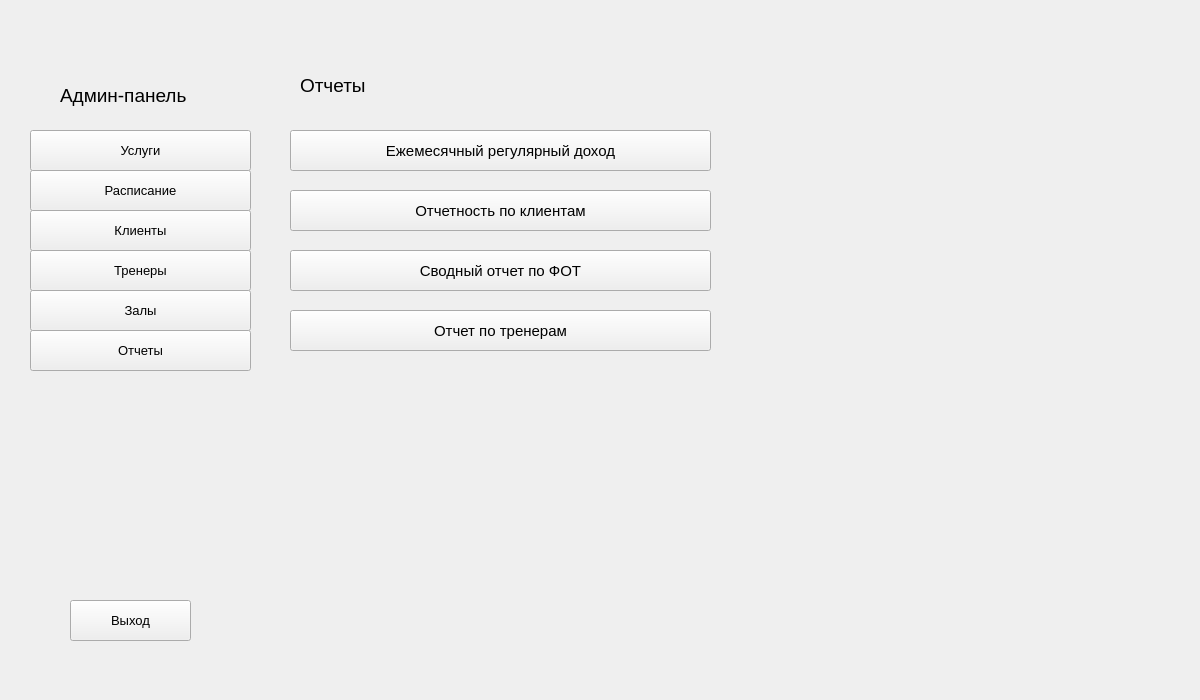
<?xml version="1.0" encoding="UTF-8"?>
<ui version="4.0">
 <class>ReportForm</class>
 <widget class="QWidget" name="ReportForm">
  <property name="geometry">
   <rect>
    <x>0</x>
    <y>0</y>
    <width>1200</width>
    <height>700</height>
   </rect>
  </property>
  <property name="windowTitle">
   <string>Form</string>
  </property>
  <widget class="QWidget" name="widget" native="true">
   <property name="geometry">
    <rect>
     <x>30</x>
     <y>50</y>
     <width>221</width>
     <height>611</height>
    </rect>
   </property>
   <widget class="QLabel" name="Adminlabel">
    <property name="geometry">
     <rect>
      <x>30</x>
      <y>20</y>
      <width>151</width>
      <height>51</height>
     </rect>
    </property>
    <property name="font">
     <font>
      <pointsize>14</pointsize>
     </font>
    </property>
    <property name="text">
     <string>Админ-панель</string>
    </property>
   </widget>
   <widget class="QPushButton" name="ServiceButton">
    <property name="geometry">
     <rect>
      <x>0</x>
      <y>80</y>
      <width>221</width>
      <height>41</height>
     </rect>
    </property>
    <property name="font">
     <font>
      <pointsize>10</pointsize>
     </font>
    </property>
    <property name="text">
     <string>Услуги</string>
    </property>
   </widget>
   <widget class="QPushButton" name="ScheduleButton">
    <property name="geometry">
     <rect>
      <x>0</x>
      <y>120</y>
      <width>221</width>
      <height>41</height>
     </rect>
    </property>
    <property name="font">
     <font>
      <pointsize>10</pointsize>
     </font>
    </property>
    <property name="text">
     <string>Расписание</string>
    </property>
   </widget>
   <widget class="QPushButton" name="ClientsButton">
    <property name="geometry">
     <rect>
      <x>0</x>
      <y>160</y>
      <width>221</width>
      <height>41</height>
     </rect>
    </property>
    <property name="font">
     <font>
      <pointsize>10</pointsize>
     </font>
    </property>
    <property name="text">
     <string>Клиенты</string>
    </property>
   </widget>
   <widget class="QPushButton" name="TrainerButton">
    <property name="geometry">
     <rect>
      <x>0</x>
      <y>200</y>
      <width>221</width>
      <height>41</height>
     </rect>
    </property>
    <property name="font">
     <font>
      <pointsize>10</pointsize>
     </font>
    </property>
    <property name="text">
     <string>Тренеры</string>
    </property>
   </widget>
   <widget class="QPushButton" name="HallButton">
    <property name="geometry">
     <rect>
      <x>0</x>
      <y>240</y>
      <width>221</width>
      <height>41</height>
     </rect>
    </property>
    <property name="font">
     <font>
      <pointsize>10</pointsize>
     </font>
    </property>
    <property name="text">
     <string>Залы</string>
    </property>
   </widget>
   <widget class="QPushButton" name="ReportButton">
    <property name="geometry">
     <rect>
      <x>0</x>
      <y>280</y>
      <width>221</width>
      <height>41</height>
     </rect>
    </property>
    <property name="font">
     <font>
      <pointsize>10</pointsize>
     </font>
    </property>
    <property name="text">
     <string>Отчеты</string>
    </property>
   </widget>
   <widget class="QPushButton" name="ExitButton">
    <property name="geometry">
     <rect>
      <x>40</x>
      <y>550</y>
      <width>121</width>
      <height>41</height>
     </rect>
    </property>
    <property name="font">
     <font>
      <pointsize>10</pointsize>
     </font>
    </property>
    <property name="text">
     <string>Выход</string>
    </property>
   </widget>
  </widget>
  <widget class="QLabel" name="label">
   <property name="geometry">
    <rect>
     <x>300</x>
     <y>60</y>
     <width>131</width>
     <height>51</height>
    </rect>
   </property>
   <property name="font">
    <font>
     <pointsize>14</pointsize>
    </font>
   </property>
   <property name="text">
    <string>Отчеты</string>
   </property>
  </widget>
  <widget class="QPushButton" name="ReportMMRbtn">
   <property name="geometry">
    <rect>
     <x>290</x>
     <y>130</y>
     <width>421</width>
     <height>41</height>
    </rect>
   </property>
   <property name="font">
    <font>
     <pointsize>11</pointsize>
    </font>
   </property>
   <property name="text">
    <string>Ежемесячный регулярный доход</string>
   </property>
  </widget>
  <widget class="QPushButton" name="ReportClientBtn">
   <property name="geometry">
    <rect>
     <x>290</x>
     <y>190</y>
     <width>421</width>
     <height>41</height>
    </rect>
   </property>
   <property name="font">
    <font>
     <pointsize>11</pointsize>
    </font>
   </property>
   <property name="text">
    <string>Отчетность по клиентам</string>
   </property>
  </widget>
  <widget class="QPushButton" name="ReportSalaryFundBtn">
   <property name="geometry">
    <rect>
     <x>290</x>
     <y>250</y>
     <width>421</width>
     <height>41</height>
    </rect>
   </property>
   <property name="font">
    <font>
     <pointsize>11</pointsize>
    </font>
   </property>
   <property name="text">
    <string>Сводный отчет по ФОТ</string>
   </property>
  </widget>
  <widget class="QPushButton" name="ReportTrainerBtn">
   <property name="geometry">
    <rect>
     <x>290</x>
     <y>310</y>
     <width>421</width>
     <height>41</height>
    </rect>
   </property>
   <property name="font">
    <font>
     <pointsize>11</pointsize>
    </font>
   </property>
   <property name="text">
    <string>Отчет по тренерам</string>
   </property>
  </widget>
 </widget>
 <resources/>
 <connections/>
</ui>
